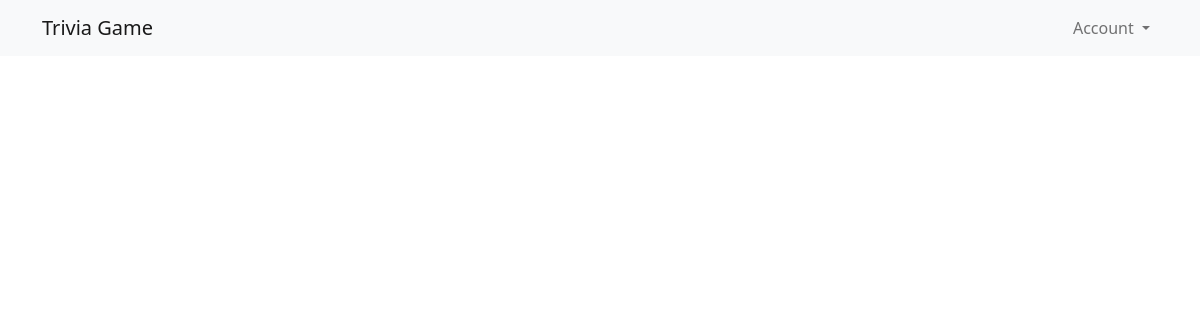
Before: / with the older database file.
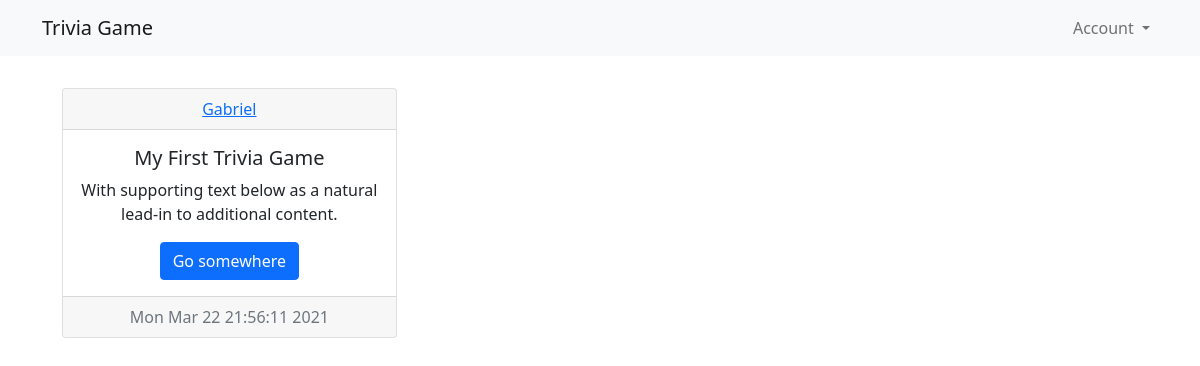
After: the same page with the newer database file.
### app/models.py (models this page shows, shortened)
class User(db.Model, UserMixin):
    id = db.Column(db.Integer, primary_key=True);
    username = db.Column(db.String(120),  unique=True, nullable=False);
    email = db.Column(db.String(120), unique=True, nullable=False);
    password = db.Column(db.String(120), nullable=False);
    trivigame = db.relationship('TriviaGame', backref='author', lazy=True);

class TriviaGame(db.Model):
    id = db.Column(db.Integer, primary_key=True);
    content = db.Column(db.String(200), nullable=False);
    date = db.Column(db.DateTime, nullable=False, default=datetime.datetime.now());
    user_id = db.Column(db.Integer, db.ForeignKey('user.id'),nullable=False);

### app/routes.py (the view)
@app.route('/home')
@app.route("/")
def home():
    now = datetime.date.today();
    logged_in = current_user.is_authenticated;
    raw = TriviaGame.query.all();
    content = [];
    date = [];
    users = [];
    for i in range(len(raw)-1, -1, -1):
        users.append(raw[i].author.username);
        content.append(json.loads(raw[i].content));
        date.append(raw[i].date);
    return render_template("home.html", title="home",users=users, is_logged_in=logged_in, content=content, length=len(content), date=date, now=now);

### app/templates/home.html
{% extends "layout.html" %}
{% block content %}
{% for i in range(length-1,-1,-1) %}
<div class="row p-3">
    <div class="col-4">
        <div class="card text-center">
            <div class="card-header">
            <a href="#">{{users[i]}}</a>
            </div>
            <div class="card-body">
            <h5 class="card-title">{{content[i]['title']}}</h5>
            <p class="card-text">With supporting text below as a natural lead-in to additional content.</p>
            <a href="#" class="btn btn-primary">Go somewhere</a>
            </div>
            <div class="card-footer text-muted">
            {% if(date[i].strftime('%d') == now.strftime('%d')) %}
            {{date[i].strftime("%I:%M %p")}}
            {% else %}
            {{date[i].strftime("%c")}}
            {% endif %}
            </div>
        </div>
    </div>
</div>
{% endfor %}
{% endblock content %}

### app/templates/layout.html (shortened to what this page needs)
<!doctype html>
<html lang="en">
  <head>
<link href="https://cdn.jsdelivr.net/npm/bootstrap@5.0.0-beta2/dist/css/bootstrap.min.css" rel="stylesheet">
  </head>
  <body>
    <nav class="navbar navbar-expand-lg navbar-light bg-light">
      <div class="container">
        <a class="navbar-brand" href="{{url_for('home')}}">Trivia Game</a>
        <div class="collapse navbar-collapse d-flex flex-row-reverse" id="navbarNavDropdown">
          <ul class="navbar-nav">
            <li class="nav-item dropdown">
              {% if is_logged_in %}
              <a class="nav-link dropdown-toggle" href="#" id="navbarDropdownMenuLink" role="button" data-bs-toggle="dropdown" aria-expanded="false">
                {{current_user.username}}
              </a>
              {% else %}
              <a class="nav-link dropdown-toggle" href="#" id="navbarDropdownMenuLink" role="button" data-bs-toggle="dropdown" aria-expanded="false">
                Account
              </a>
              {% endif %}
            </li>
          </ul>
        </div>
      </div>
    </nav>
    <div class="container">
    <main role="main">
      <div class="row p-3">
          {% block content %}{% endblock %}
        </div>
      </main>
      </div>
  </body>
</html>

Changed rows visible on the page:
now on this page (row edited): User: username "Gabriel"
added TriviaGame: date "Mon Mar 22 21:56:11 2021"
Other visible differences:
new list line: "My First Trivia Game With supporting text below as a natural lead-in to additional content. Go somewhere"
